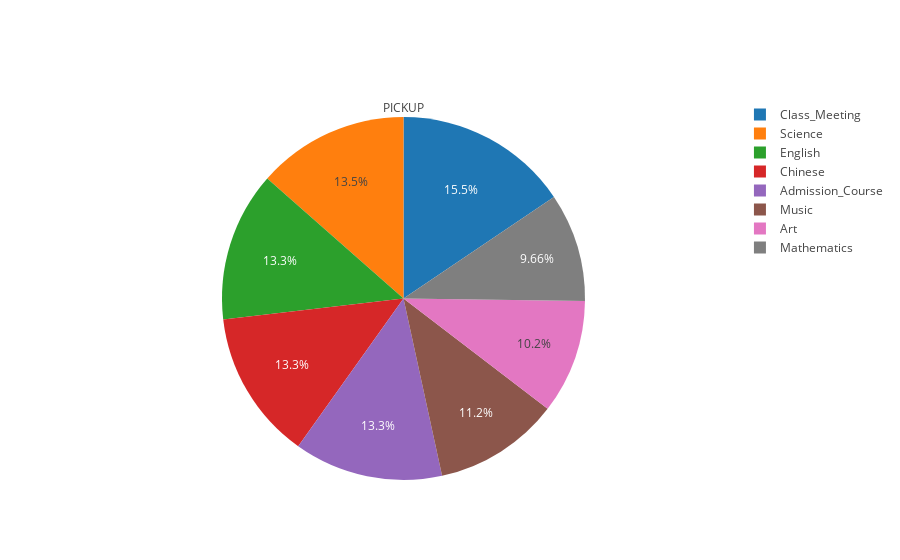

The cell this chart's notebook holds for it:
### Markdown cell above
## PIE CHART GENERATOR

### Code cell
def create_pie(pie_title, pie_data):
    labels, values = pie_data.index, pie_data.values
    trace = go.Pie(labels=labels, values=values, title=pie_title)
    return trace
"""
py.offline.iplot([create_pie('PICKUP', df_by_subject_top_8['PICKUP'])], filename='basic_pie_chart')

while(True):  
    print('Factors: PICKUP, TIMER, SCOREBOARD, POPQUIZ, FLIP CARD, CHARTS, Buzz-in, PUSH, Work Comp.')
    print('To exit press type \'EXIT\'')

    prompt = input('Please type in choose a factor to show a pie chart (Ex. PICKUP):')
    if(prompt.lower()=='exit'):
        print('----------------------EXIT SUCCESSFULLY----------------------')
        break
        
    else:
        clear_output(wait=True)
        py.offline.iplot([create_pie(prompt, df_by_subject_top_8[prompt])], filename='basic_pie_chart')

"""

### Figure 1 — Plotly figure (JSON) as saved in the notebook; plotly's stock layout.template omitted (floating-point values rounded to 4 significant figures)
{"data": [{"labels": ["Chinese", "Mathematics", "Class_Meeting", "English", "Art", "Music", "Science", "Admission_Course"], "title": {"text": "PICKUP"}, "type": "pie", "uid": "6cc377d6-051b-4d2b-80e8-00786263877a", "values": [3.677, 2.67, 4.295, 3.681, 2.814, 3.093, 3.734, 3.663]}], "layout": {}}
